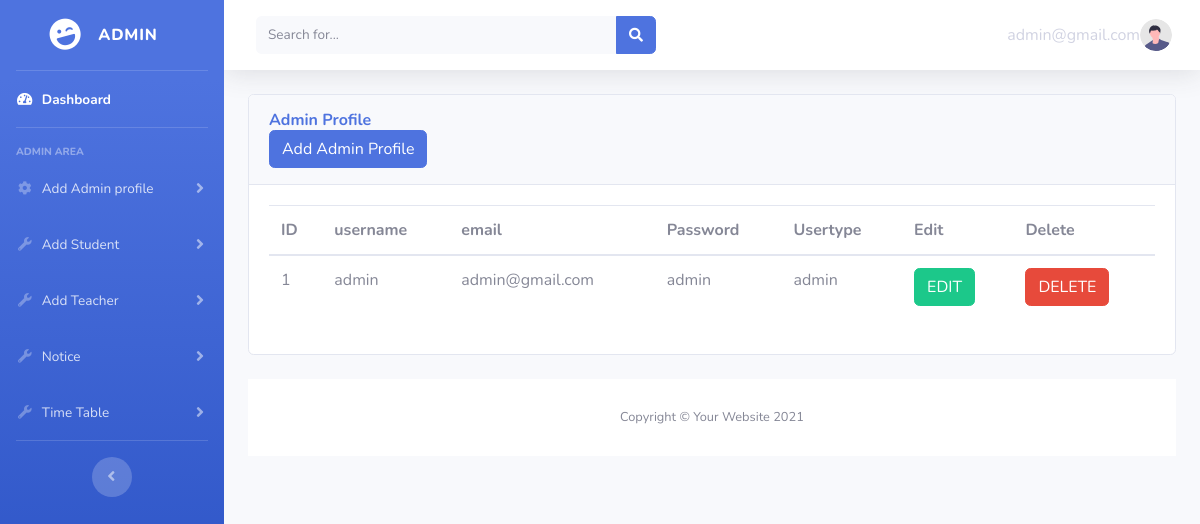
The app's page /admin/register.php (signed in) with its own data.
### tables this page shows
CREATE TABLE `register` (
  `id` int(255) NOT NULL,
  `username` varchar(255) NOT NULL,
  `email` varchar(255) NOT NULL,
  `password` varchar(255) NOT NULL,
  `usertype` varchar(255) NOT NULL
);

### admin/register.php (the view, shortened to what this page needs)
<?php
include('includes/header.php');
include('includes/navbar.php');
include('dbconfig.php');
?>
  <div id="content-wrapper" class="d-flex flex-column">
<div id="content">
    <nav class="navbar navbar-expand navbar-light bg-white topbar mb-4 static-top shadow">
        <form
            class="d-none d-sm-inline-block form-inline mr-auto ml-md-3 my-2 my-md-0 mw-100 navbar-search">
            <div class="input-group">
                <input type="text" class="form-control bg-light border-0 small" placeholder="Search for..."
                    aria-label="Search" aria-describedby="basic-addon2">
                <div class="input-group-append">
                    <button class="btn btn-primary" type="button">
                        <i class="fas fa-search fa-sm"></i>
                    </button>
                </div>
            </div>
        </form>
<ul class="navbar-nav ml-auto">
<li class="nav-item dropdown no-arrow">
<a class="nav-link dropdown-toggle" href="#" id="userDropdown" role="button"
data-toggle="dropdown" aria-haspopup="true" aria-expanded="false">
<?php echo $_SESSION['username']; ?>
<img class="img-profile rounded-circle"
src="img/undraw_profile.svg">
</a>
</li>
</ul>
</nav>
<div class="container">
    <div class="card show mb-4">
    <div class="card-header py-3">
        <h6 class="m-0 font-weight-bold text-primary">Admin Profile</h6>
    <button type ="button" class="btn btn-primary" data-toggle="modal" data-target="#addadminprofile">Add Admin Profile </button>
    </div>
 <div class="card-body">
     <div class="table-responsive">
      <div class="table-responsive">
      <?php
                $query = "SELECT * FROM register";
                $query_run = mysqli_query($conn, $query);
            ?>
            <table class="table table-borderd" id="dataTable" width="100%" cellspacing="0">
                 <thead>
                       <tr>
                          <th>ID</th>
                          <th>username</th>
                          <th>email</th>
                          <th>Password</th>
                          <th>Usertype</th>
                          <th>Edit</th>
                           <th>Delete</th>
                       </tr>
                </thead>
                 <tbody>
                 <tbody>
                        <?php
                        if(mysqli_num_rows($query_run) > 0)
                        {
                            while($row = mysqli_fetch_assoc($query_run))
                            {
                        ?>
                            <tr>
                                <td><?php  echo $row['id']; ?></td>
                                <td><?php  echo $row['username']; ?></td>
                                <td><?php  echo $row['email']; ?></td>
                                <td><?php  echo $row['password']; ?></td>
                                <td><?php  echo $row['usertype']; ?></td>
                                <td>
                                    <form action="register_edit.php" method="post">
                                        <button type="submit" name="edit_btn" class="btn btn-success"> EDIT</button>
                                    </form>
                                </td>
                                <td>
                                    <form action="code.php" method="post">
                                        <button type="submit" name="delete_btn" class="btn btn-danger"> DELETE</button>
                                    </form>
                                </td>
                            </tr>
                        <?php
                            }
                        }
                        else {
                            echo "No Record Found";
                        }
                        ?>
                    </tbody>
                </table>
            </div>
        </div>
    </div>
</div>
<?php
include('includes/footer.php');
?>

### records on screen
register: id "1", username "admin", email "admin@gmail.com", password "admin", usertype "admin"

### other values on screen
$_SESSION['username'] "admin@gmail.com"
